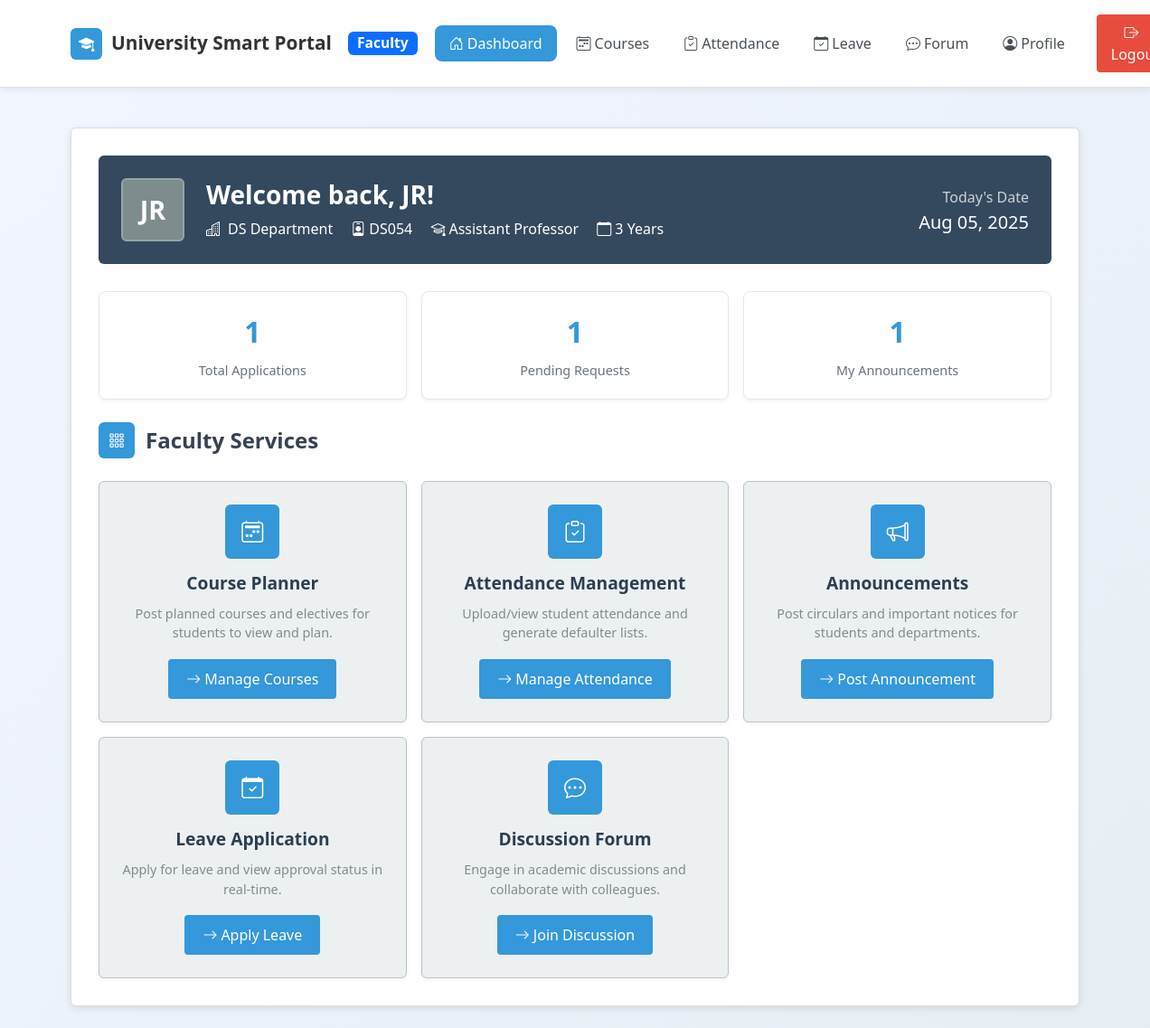
The app's page /faculty_dashboard.php (signed in) with its own data.
### tables this page shows
CREATE TABLE `faculty_profiles` (
  `id` int(11) NOT NULL,
  `user_id` int(11) NOT NULL,
  `employee_id` varchar(50) DEFAULT NULL,
  `designation` varchar(100) DEFAULT NULL,
  `phone` varchar(20) DEFAULT NULL,
  `email` varchar(100) DEFAULT NULL,
  `qualification` varchar(200) DEFAULT NULL,
  `experience` int(11) DEFAULT NULL,
  `specialization` text DEFAULT NULL,
  `address` text DEFAULT NULL,
  `created_at` timestamp NOT NULL DEFAULT current_timestamp(),
  `updated_at` timestamp NOT NULL DEFAULT current_timestamp() ON UPDATE current_timestamp()
);

CREATE TABLE `users` (
  `id` int(11) NOT NULL,
  `name` varchar(100) DEFAULT NULL,
  `email` varchar(100) DEFAULT NULL,
  `password` varchar(255) DEFAULT NULL,
  `role` enum('student','faculty','hod') DEFAULT NULL,
  `department` varchar(100) DEFAULT NULL,
  `created_at` timestamp NOT NULL DEFAULT current_timestamp()
);

### faculty_dashboard.php (the view, shortened to what this page needs)
<?php
include 'config.php';
$user_id = $_SESSION['user_id'];
$stmt = $conn->prepare("SELECT u.name, u.department, u.email,
                              fp.employee_id, fp.designation, fp.qualification, fp.experience
                       FROM users u
                       LEFT JOIN faculty_profiles fp ON u.id = fp.user_id
                       WHERE u.id = ?");
$stmt->bind_param("i", $user_id);
$stmt->execute();
$result = $stmt->get_result();
$user_data = $result->fetch_assoc();
$name = $user_data['name'] ?? '';
$department = $user_data['department'] ?? '';
$employee_id = $user_data['employee_id'] ?? '';
$designation = $user_data['designation'] ?? '';
$experience = $user_data['experience'] ?? '';
?>
<!DOCTYPE html>
<html lang="en">
<head>
    <link href="https://cdn.jsdelivr.net/npm/bootstrap@5.3.3/dist/css/bootstrap.min.css" rel="stylesheet">
    <link href="https://cdn.jsdelivr.net/npm/bootstrap-icons@1.11.3/font/bootstrap-icons.css" rel="stylesheet">
</head>
<body>
    <nav class="navbar navbar-expand-lg navbar-light py-3">
        <div class="container">
            <a class="navbar-brand" href="faculty_dashboard.php">
                <div class="brand-icon">
                    <i class="bi bi-mortarboard-fill"></i>
                </div>
                University Smart Portal
                <span class="badge bg-primary ms-2">Faculty</span>
            </a>
            <div class="navbar-nav ms-auto me-3 d-none d-lg-flex">
                <a class="nav-link active" href="faculty_dashboard.php">
                    <i class="bi bi-house-door me-1"></i>Dashboard
                </a>
                <a class="nav-link" href="faculty_course_planner.php">
                    <i class="bi bi-calendar2-week me-1"></i>Courses
                </a>
                <a class="nav-link" href="faculty_attendance.php">
                    <i class="bi bi-clipboard-check me-1"></i>Attendance
                </a>
                <a class="nav-link" href="leave_application.php">
                    <i class="bi bi-calendar-check me-1"></i>Leave
                </a>
                <a class="nav-link" href="faculty_forum.php">
                    <i class="bi bi-chat-dots me-1"></i>Forum
                </a>
                <a class="nav-link" href="faculty_profile.php">
                    <i class="bi bi-person-circle me-1"></i>Profile
                </a>
            </div>
            <div class="d-flex align-items-center">
                <a href="logout.php" class="btn logout-btn">
                    <i class="bi bi-box-arrow-right me-2"></i>Logout
                </a>
            </div>
        </div>
    </nav>
    <div class="container py-4">
        <div class="dashboard-card">
            <div class="welcome-section">
                <div class="row align-items-center">
                    <div class="col-auto">
                        <div class="user-avatar">
                            <?= strtoupper(substr($name, 0, 2)) ?>
                        </div>
                    </div>
                    <div class="col">
                        <h3 class="mb-2 fw-bold">Welcome back, <?php echo htmlspecialchars($name); ?>!</h3>
                        <p class="mb-0 opacity-90">
                            <i class="bi bi-buildings me-2"></i><?php echo htmlspecialchars($department); ?> Department
                            <?php if($employee_id): ?>
                                <span class="ms-3"><i class="bi bi-person-badge me-1"></i><?= htmlspecialchars($employee_id) ?></span>
                            <?php endif; ?>
                            <?php if($designation): ?>
                                <span class="ms-3"><i class="bi bi-mortarboard me-1"></i><?= htmlspecialchars($designation) ?></span>
                            <?php endif; ?>
                            <?php if($experience): ?>
                                <span class="ms-3"><i class="bi bi-calendar me-1"></i><?= htmlspecialchars($experience) ?> Years</span>
                            <?php endif; ?>
                        </p>
                    </div>
                    <div class="col-auto d-none d-md-block">
                        <div class="text-end">
                            <p class="mb-1 opacity-75">Today's Date</p>
                            <h5 class="mb-0"><?= date('M d, Y') ?></h5>
                        </div>
                    </div>
                </div>
            </div>
            <div class="row stats-row g-3">
                <?php
                $total_applications = $conn->query("SELECT COUNT(*) as count FROM leave_applications WHERE user_id = $user_id")->fetch_assoc()['count'];
                $pending_applications = $conn->query("SELECT COUNT(*) as count FROM leave_applications WHERE user_id = $user_id AND status = 'Pending'")->fetch_assoc()['count'];
                $total_announcements = $conn->query("SELECT COUNT(*) as count FROM announcements WHERE posted_by = $user_id")->fetch_assoc()['count'];
                ?>
                <div class="col-md-4">
                    <div class="stat-card">
                        <div class="stat-number"><?= $total_applications ?></div>
                        <div class="stat-label">Total Applications</div>
                    </div>
                </div>
                <div class="col-md-4">
                    <div class="stat-card">
                        <div class="stat-number"><?= $pending_applications ?></div>
                        <div class="stat-label">Pending Requests</div>
                    </div>
                </div>
                <div class="col-md-4">
                    <div class="stat-card">
                        <div class="stat-number"><?= $total_announcements ?></div>
                        <div class="stat-label">My Announcements</div>
                    </div>
                </div>
            </div>
            <div class="section-title">
                <div class="section-icon">
                    <i class="bi bi-grid-3x3-gap"></i>
                </div>
                Faculty Services
            </div>
            <div class="row g-3">
                <div class="col-lg-4 col-md-6">
                    <div class="feature-tile">
                        <div class="feature-icon">
                            <i class="bi bi-calendar2-week"></i>
                        </div>
                        <h6 class="feature-title">Course Planner</h6>
                        <p class="feature-description">Post planned courses and electives for students to view and plan.</p>
                        <a href="faculty_course_planner.php" class="feature-btn">
                            <i class="bi bi-arrow-right me-1"></i>Manage Courses
                        </a>
                    </div>
                </div>
                <div class="col-lg-4 col-md-6">
                    <div class="feature-tile">
                        <div class="feature-icon">
                            <i class="bi bi-clipboard-check"></i>
                        </div>
                        <h6 class="feature-title">Attendance Management</h6>
                        <p class="feature-description">Upload/view student attendance and generate defaulter lists.</p>
                        <a href="faculty_attendance.php" class="feature-btn">
                            <i class="bi bi-arrow-right me-1"></i>Manage Attendance
                        </a>
                    </div>
                </div>
                <div class="col-lg-4 col-md-6">
                    <div class="feature-tile">
                        <div class="feature-icon">
                            <i class="bi bi-megaphone"></i>
                        </div>
                        <h6 class="feature-title">Announcements</h6>
                        <p class="feature-description">Post circulars and important notices for students and departments.</p>
                        <a href="post_announcement.php" class="feature-btn">
                            <i class="bi bi-arrow-right me-1"></i>Post Announcement
                        </a>
                    </div>
                </div>
                <div class="col-lg-4 col-md-6">
                    <div class="feature-tile">
                        <div class="feature-icon">
                            <i class="bi bi-calendar-check"></i>
                        </div>
                        <h6 class="feature-title">Leave Application</h6>
                        <p class="feature-description">Apply for leave and view approval status in real-time.</p>
                        <a href="leave_application.php" class="feature-btn">
                            <i class="bi bi-arrow-right me-1"></i>Apply Leave
                        </a>
                    </div>
                </div>
                <div class="col-lg-4 col-md-6">
                    <div class="feature-tile">
                        <div class="feature-icon">
                            <i class="bi bi-chat-dots"></i>
                        </div>
                        <h6 class="feature-title">Discussion Forum</h6>
                        <p class="feature-description">Engage in academic discussions and collaborate with colleagues.</p>
                        <a href="faculty_forum.php" class="feature-btn">
                            <i class="bi bi-arrow-right me-1"></i>Join Discussion
                        </a>
                    </div>
                </div>
            </div>
        </div>
    </div>
</body>
</html>

### faculty_dashboard.php (style rules this page uses)
body { background: linear-gradient(-45deg, #dfe9f3, #ffffff, #e2ebf0, #f2f6ff); background-size: 400% 400%; animation: gradientShift 15s ease infinite; min-height: 100vh; font-family: 'Segoe UI', Tahoma, Geneva, Verdana, sans-serif; }
.navbar { background: white !important; border-bottom: 1px solid #e0e0e0; box-shadow: 0 2px 8px rgba(0,0,0,0.08); padding: 12px 0; z-index: 1030; }
.navbar-brand { font-weight: 600; font-size: 1.3rem; color: #333 !important; display: flex; align-items: center; gap: 10px; text-decoration: none; }
.nav-link { color: #495057 !important; font-weight: 500; border-radius: 8px; padding: 8px 16px !important; margin: 0 3px; transition: all 0.2s ease; display: flex; align-items: center; }
.nav-link:hover, .nav-link.active { background: #3498db; color: white !important; }
.brand-icon { background: #3498db; color: white; width: 35px; height: 35px; border-radius: 6px; display: flex; align-items: center; justify-content: center; font-size: 1.1rem; }
.logout-btn { background: #e74c3c; color: white; border: none; padding: 8px 16px; border-radius: 4px; font-weight: 500; transition: all 0.2s ease; text-decoration: none; }
.dashboard-card { border-radius: 6px; background: white; box-shadow: 0 2px 8px rgba(0,0,0,0.1); border: 1px solid #ddd; padding: 30px; margin-top: 20px; }
.welcome-section { background: #34495e; color: white; border-radius: 6px; padding: 25px; margin-bottom: 30px; position: relative; }
.feature-tile { border-radius: 6px; background: #ecf0f1; transition: all 0.2s ease; border: 1px solid #bdc3c7; box-shadow: 0 2px 4px rgba(0,0,0,0.05); padding: 25px; text-align: center; height: 100%; cursor: pointer; }
.feature-icon { width: 60px; height: 60px; border-radius: 6px; background: #3498db; display: inline-flex; align-items: center; justify-content: center; font-size: 1.5rem; color: white; margin-bottom: 15px; }
.feature-title { font-size: 1.2rem; font-weight: 600; color: #2c3e50; margin-bottom: 12px; }
.feature-description { color: #7f8c8d; font-size: 0.9rem; line-height: 1.5; margin-bottom: 18px; }
.feature-btn { background: #3498db; color: white; border: none; padding: 10px 20px; border-radius: 4px; font-weight: 500; text-decoration: none; transition: all 0.2s ease; display: inline-block; }
.stats-row { margin-bottom: 25px; }
.stat-card { background: #FFFFFF; border-radius: 8px; padding: 20px; text-align: center; box-shadow: 0 2px 4px rgba(0,0,0,0.05); border: 1px solid #E5E7EB; transition: all 0.2s ease; }
.stat-number { font-size: 2rem; font-weight: bold; color: #3498db; margin-bottom: 8px; }
.stat-label { color: #6B7280; font-weight: 500; font-size: 0.9rem; }
.section-title { font-size: 1.5rem; font-weight: 600; color: #374151; margin-bottom: 25px; display: flex; align-items: center; gap: 12px; }
.section-icon { width: 40px; height: 40px; border-radius: 6px; background: #3498db; display: flex; align-items: center; justify-content: center; color: white; font-size: 1.1rem; }

### records on screen
faculty_profiles: user.name "JR", user.department "DS", employee "DS054", designation "Assistant Professor", experience "3"

### other values on screen
$total_applications "1"
$pending_applications "1"
$total_announcements "1"
